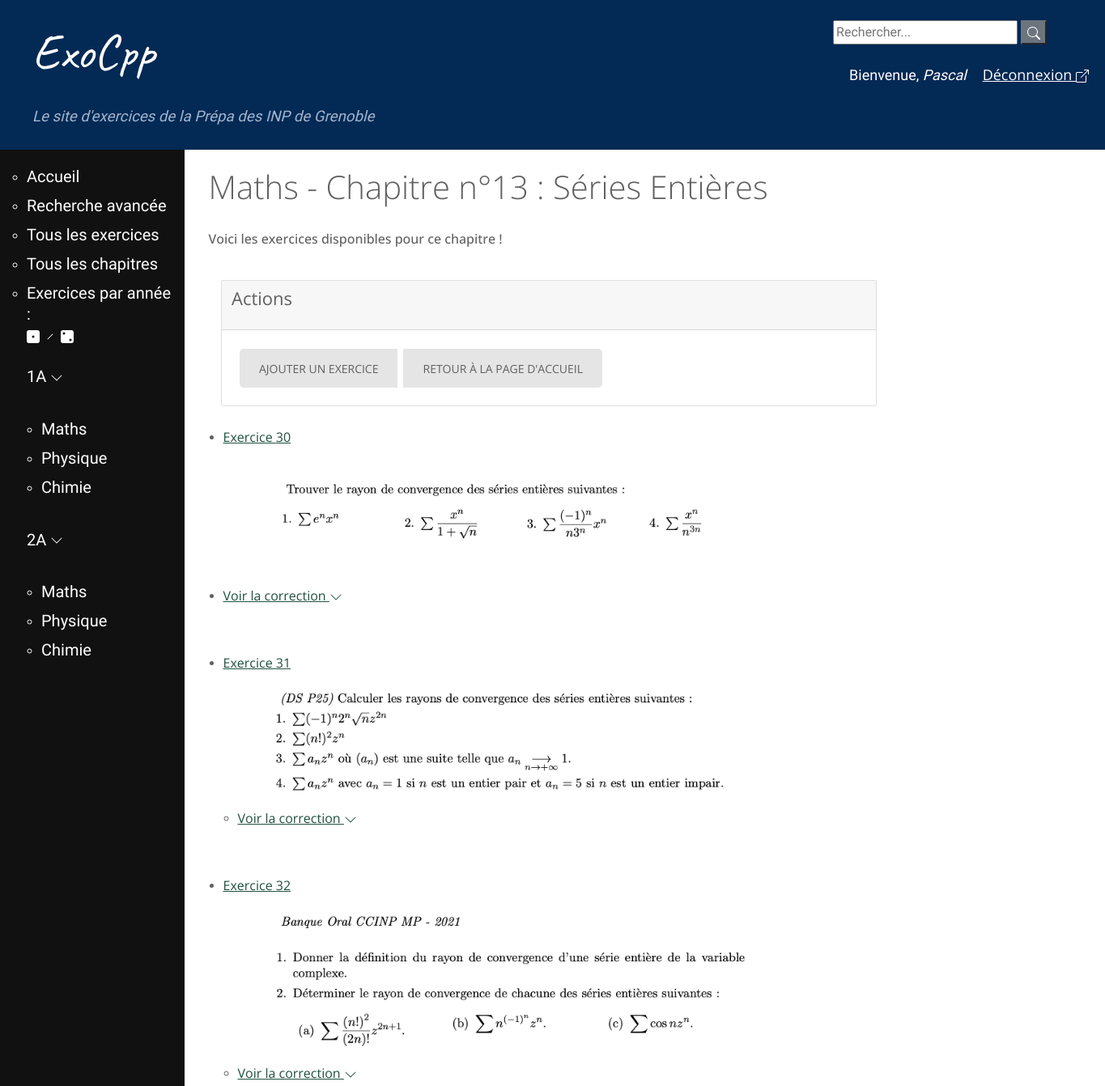
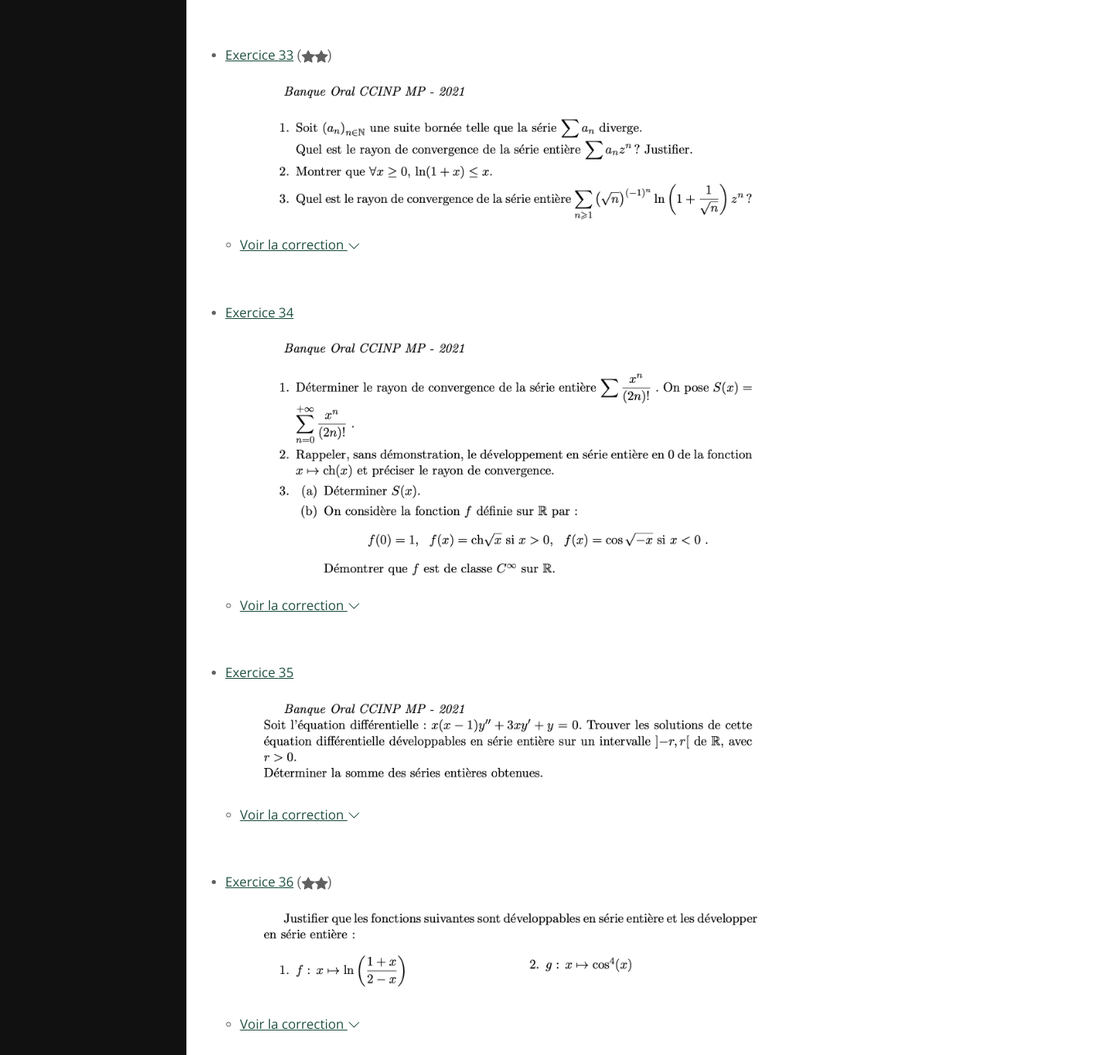
Screenshot of /chapitre/9 (signed in) with the database file from the repository (2 pictures, top to bottom).
### exo/models.py (models this page shows, shortened)
class Chapitre(models.Model):
    annee = models.CharField(max_length=2, choices = [('1A', 'Première année'),
        ('2A', 'Deuxième année')])
    matiere = models.CharField(max_length=40, choices = MATIERES)
    nom = models.CharField(max_length=200, null=False, unique=True)
    numero = models.IntegerField(null=True, error_messages={"invalid_choice" : "Ce numéro de chapitre existe déjà."},
        help_text="Vous pouvez numéroter le chapitre/module \
        pour permettre un classement dans l'ordre du programme (recommandé, \
        la valeur par défaut est 1)", default=1, unique=True)

class Exercice(models.Model):
    nom = models.CharField(max_length=200, null=True, blank=True)
    tags = TaggableManager()
    difficulte = models.IntegerField(null=True, blank=True, choices = ((1, '*'), (2, '**'),
        (3, '***')))
    chapitre = models.ForeignKey(Chapitre, on_delete = models.CASCADE)
    provenance = models.CharField(max_length=200, default='', null=True, blank=True)
    numero = models.IntegerField(default=1)
    def get_absolute_url(self):
        return reverse('exercice-details', args=[str(self.id)])

class Fichier(models.Model):
    file = models.FileField(upload_to='')
    format = models.CharField(max_length = 2, choices = [('w', 'Document Word'),
        ('p', 'PDF'), ('t', 'LaTeX'), ('i', 'Image')])
    exercice = models.ForeignKey(Exercice, related_name = 'fichier',
        on_delete = models.CASCADE)
    created_date = models.DateTimeField(default=timezone.now)
    published_date = models.DateTimeField(blank=True, null=True)
    correction = models.CharField(max_length=3, choices = [('Oui', 'Oui'), ('Non', 'Non')], default='Non')
    def get_absolute_url(self):
        return reverse('edit_fichier', args=[str(self.id)])

### exo/views.py (the view)
# urls.py: path('chapitre/<int:chapitre_id>', views.chap_detail, name='chapitre-details'),
@login_required(login_url='login')
def chap_detail(request, chapitre_id):
	chapitre = get_object_or_404(Chapitre, pk = chapitre_id)
	return render(request, 'exo/chap_listexo.html', {'chapitre': chapitre,
	'exercices': Exercice.objects.filter(chapitre_id=chapitre_id),
	'fichiers' : Fichier.objects.all()})

### exo/templates/exo/chap_listexo.html (shortened to what this page needs)
{% extends "base_generic.html" %}
{% block content %}
	<h1>{{ chapitre.matiere }} - Chapitre n°{{chapitre.numero}} : {{ chapitre.nom }}</h1>
  	{% if exercices.count == 0 %}
	  		<p>
          Aucun exercice pour le moment ! Patientez un peu, ils arrivent bientôt {% include './icons/emoji-wink.svg'%}
        </p>
    {% else %}
    <h6>Voici les exercices disponibles pour ce chapitre !</h6>
		{% endif %}
{% for group in request.user.groups.all %}
    {% if group.name == 'prof'%}
    <div class="container-fluid"><div class="card w-75">
    <div class="card-header">
      <h4>Actions</h4>
    </div>
    <div class="card-body">
    <div class="btn-group" role="group">
    <a href="{% url 'new_ex' %}" class="btn btn-outline-success btn-sm">Ajouter un exercice</a>
        <a href="{% url 'home' %}" class="btn btn-outline-secondary btn-sm">Retour à la page d'accueil</a>
  </div>
    </div></div>
  </div>
    {% endif %}
{% endfor %}
  <br/>
{% for exercice in exercices %}
    <ul>
        {% if exercice.difficulte == null %}
        <li>
        <a href="{{ exercice.get_absolute_url }}">Exercice {{ exercice.id }}</a>
        {% for fichier in fichiers %}
        <ul>
            {% if fichier.exercice.chapitre == exercice.chapitre and fichier.exercice == exercice %}
              {% if fichier.format == "i" %}
              {% if fichier.correction == "Oui" %}
    <li>
            <div id="correction">
        <a href="{{ fichier.file.url }}" >{{ "Voir la correction" }} {% include '../exo/icons/chevron-down.svg' %}</a><br/>
    </li>
<br/>
            {% elif fichier.correction == "Non" %}
            <img src="{{ fichier.file.url }}" alt="énoncé" width="750">
            {% endif %}
        <ul>
        {% endif %}
      </ul>
        {% endif %}
      </ul></li>
        {% endfor %}
        {% elif exercice.difficulte == 2 %}
        <li>
        <a href="{{ exercice.get_absolute_url }}">Exercice {{ exercice.id }}</a> ({% include './icons/star-fill.svg'%}{% include './icons/star-fill.svg'%})
        {% for fichier in fichiers %}
        <ul>
            {% if fichier.exercice.chapitre == exercice.chapitre and fichier.exercice == exercice %}
              {% if fichier.format == "i" %}
              {% if fichier.correction == "Oui" %}
      <li>
            <div id="correction">
        <a href="{{ fichier.file.url }}" >{{ "Voir la correction" }} {% include '../exo/icons/chevron-down.svg' %}</a><br/>
    </li>
        {% elif fichier.correction == "Non" %}
            <img src="{{ fichier.file.url }}" alt="énoncé" width="750">
        {% endif %}
        {% endif %}
        {% endif %}
      </ul>
        {% endfor %}
        </li>
<br/>
        {% endif %}
      </ul>
        {% endfor %}
{% endblock %}

### exo/templates/base_generic.html (shortened to what this page needs)
{% load static %}
<!DOCTYPE html>
<html lang="en">
<head>
  <link rel="stylesheet" href="https://stackpath.bootstrapcdn.com/bootstrap/4.1.3/css/bootstrap.min.css">
  <link rel="stylesheet" href="{% static 'css/styles.css' %}">
  <link rel="stylesheet" href="https://use.fontawesome.com/releases/v5.6.1/css/all.css">
<link rel='stylesheet' id='pretty-checkbx-css'  href='https://cdn.jsdelivr.net/npm/pretty-checkbox@3.0/dist/pretty-checkbox.min.css?ver=5.4.4' type='text/css' media='all' />
<link rel="stylesheet" type="text/css" href="{% static 'css/styles2.css' %}"/>
</head>
<body>
<div id="page">
<div id="bloc principal">
  <div class="page-header">
      <div class="wrapper col1">
        <div id="topbar">
          <div id="search">
            <form class="search" method=POST action="{% url 'search-chap' %}">
              <input class="barre-recherche" type="search" placeholder="Rechercher..." aria-label="Recherche" name="searched">
              <button class="btn-secondary" type="submit">{% include './exo/icons/search.svg'%}</button>
            </form>
            <br/>
            <span class="hello-msg">Bienvenue, <em>{{ request.user }}</em><a href="{% url 'logout' %}" class="hello-msg">Déconnexion {% include './exo/icons/box-arrow-up-right.svg'%}</a></span>
          </div>
        </div>
      </div>
      <div class="titre">
      <h1><a href="/">ExoCpp</a></h1>
      <h5>Le site d'exercices de la Prépa des INP de Grenoble</h5>
      </div>
  </div>
  <div class="container-fluid">
    <div class="row">
          <div class="col-sm-2">
          {% block sidebar %}
          <ul class="puces-navbar">
              <li><h4><a href="{% url 'home' %}">Accueil</a></h4></li>
              <li><h4><a href="{% url 'exercice_filtres' %}">Recherche avancée</a></h4></li>
              <li><h4><a href="{% url 'exercices' %}">Tous les exercices</a></h4></li>
              <li><h4><a href="{% url 'chapitres' %}">Tous les chapitres</a></h4></li>
              <li><h4><a href="#">Exercices par année :</a><br/><a href="{% url '1A' %}">{% include './exo/icons/dice-1-fill.svg' %}</a> {% include './exo/icons/slash.svg' %} <a href="{% url '2A' %}">{% include './exo/icons/dice-2-fill.svg' %}</a></h4></li>
          {% endblock %}
          <div id="menu">
    <h4><a href="{% url '1A' %}">1A {% include './exo/icons/chevron-down.svg' %}</a></h4><br/>
    <ul class="puces-navbar">
        <li><h4><a href="{% url '1A-maths' %}">Maths</a></h4></li>
        <li><h4><a href="{% url '1A-physique' %}">Physique</a></h4></li>
        <li><h4><a href="{% url '1A-chimie' %}">Chimie</a></h4></li>
    </ul>
    <br/>
    <h4><a href="{% url '2A' %}">2A {% include './exo/icons/chevron-down.svg' %}</a></h4><br/>
    <ul class="puces-navbar">
        <li><h4><a href="{% url '2A-maths' %}">Maths</a></h4></li>
        <li><h4><a href="{% url '2A-physique' %}">Physique</a></h4></li>
        <li><h4><a href="{% url '2A-chimie' %}">Chimie</a></h4></li>
    </ul>
</div>
</ul>
      </div>
         <div class="col-sm-10">
            <div class="container">
              {% block content %}
              {% endblock %}
            </div>
            <br/>
            <br/>
         </div>
    </div>
  </div>
</div>
</div>
</body>
</html>

### exo/templates/exo/icons/chevron-down.svg
<svg xmlns="http://www.w3.org/2000/svg" width="16" height="16" fill="currentColor" class="bi bi-chevron-down" viewBox="0 0 16 16">
  <path fill-rule="evenodd" d="M1.646 4.646a.5.5 0 0 1 .708 0L8 10.293l5.646-5.647a.5.5 0 0 1 .708.708l-6 6a.5.5 0 0 1-.708 0l-6-6a.5.5 0 0 1 0-.708z"/>
</svg>

### exo/static/css/styles.css (style rules this page uses)
#menu { padding-top: 15px; margin-bottom: 0px; }
.page-header { height: 10%; min-height: 60px; background-color: #032955; margin-top: 0; padding: 10px 20px 25px 40px; }
.page-header h1, .page-header h1 a, .page-header h1 a:visited, .page-header h1 a:active { color: #ffffff; font-size: 54pt; text-decoration: none; }
h1 a, h2 a { color: #FFFFFF; font-family: 'Caveat', cursive; }
.page-header h5 { color: #A0B5CE; font-family: 'Caveat', cursive; }
h5 { color: #A0B5CE; font-size: 18pt; }
h4 a { color: #FFFFFF; font-family: 'Cuprum', sans-serif; }
.col-sm-2 { background-color: #111; padding-top: 20px }
.col-sm-2 h4, .col-sm-2 h4 a { color: #FFFFFF; font-size: 15pt; text-decoration: none; margin-bottom:10px; font-weight:400; font-style:normal; text-transform:none }
#topbar #search { height:45px; padding:15px 0;display:block; float:right; }
.puces-navbar { list-style: circle; color: white; }
.titre h1 a { color: #FFFFFF; font-size: 46pt; text-decoration: none; font-weight:400; font-style:normal; text-transform:none }
.titre h5 { font-size: 14pt; text-decoration: none; margin-bottom:4px; font-weight:500; font-style:italic; text-transform:none; font-family: 'Roboto Condensed', sans-serif; }
html, body { height: 100% }
#page { min-height: 100%; position: relative; }
.col-sm-10 { padding-top: 20px; }
h6 { line-height: 50%; }
.card { margin-top: 40px; }
.container-fluid { margin-left: 100px; }
.card-body { margin-left: 10px; }

### exo/templates/base_generic.html (style rules this page uses)
a, a:hover { color: #20513f; }
h1, h2, h3, h4, h5, h6, .h1, .h2, .product-info .product_title, .product-info .price, .h3, .h4, .h5, .h6 { font-family: 'Open Sans', Helvetica, Arial, sans-serif; }
a { font-family: 'Open Sans', Helvetica, Arial, sans-serif; }
.btn, .back-btn, .btn-primary, .add-to-cart em, .add-to-cart, .done-btn, .search-btn, .single-post article label+input[type="submit"], .single_add_to_cart_button,.button { font-family: 'Open Sans', Helvetica, Arial, sans-serif; }
.hello-msg { font-size: 18px; color: #fff; margin-left: 20px; }

### rows the page displays
Chapitre: matiere "Maths", numero "13", nom "Séries Entières"
Exercice: id "30"
Fichier: file (picture)
Fichier: value "Voir la correction"
Exercice: id "31"
Fichier: file (picture)
Fichier: value "Voir la correction"
Exercice: id "32"
Fichier: file (picture)
Fichier: value "Voir la correction"
Exercice: id "33"
Fichier: file (picture)
Fichier: value "Voir la correction"
Exercice: id "34"
Fichier: file (picture)
Fichier: value "Voir la correction"
Exercice: id "35"
Fichier: file (picture)
Fichier: value "Voir la correction"
Exercice: id "36"
Fichier: file (picture)
Fichier: value "Voir la correction"

### other values shown
{{ request.user }} "Pascal"
